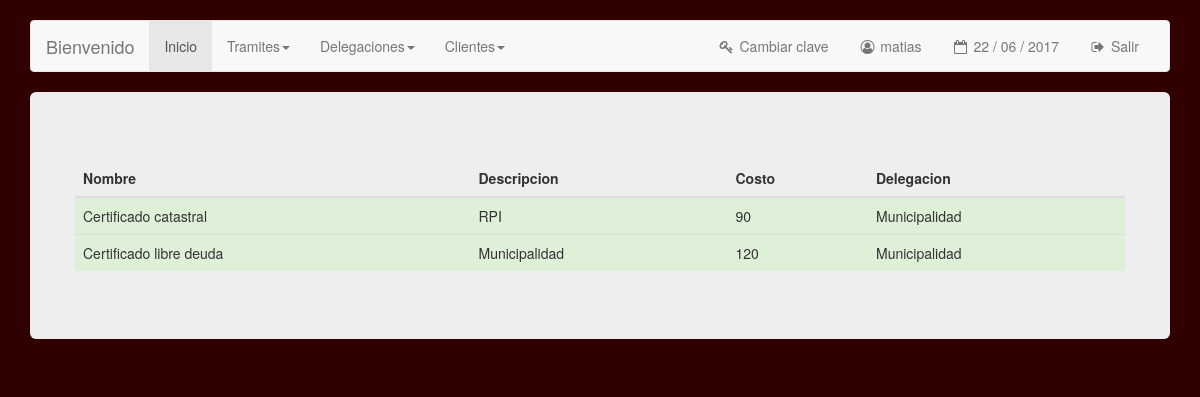
/mod_tipos_tramite/tipos_tramite.php (signed in), run on an earlier commit of the app's database.
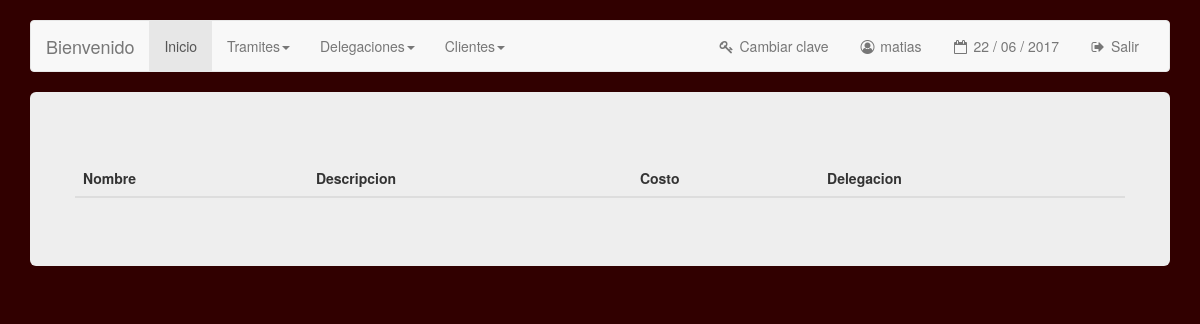
And on a later commit of the database.
### tables this page shows
CREATE TABLE `tipostramites` (
  `idTipoTramite` int(11) NOT NULL,
  `nombre` varchar(50) NOT NULL,
  `descripcion` varchar(100) NOT NULL,
  `costo` int(11) NOT NULL,
  `fkDelegacion` int(11) NOT NULL
);

CREATE TABLE `delegaciones` (
  `idDelegacion` int(11) NOT NULL,
  `nombre` varchar(50) NOT NULL,
  `ubicacion` varchar(100) DEFAULT NULL,
  `observacion` varchar(300) DEFAULT NULL
);

### mod_tipos_tramite/tipos_tramite.php (the view, shortened to what this page needs)
<?php
include('../inc/config.php');
$link = mysqli_connect ($dbhost, $dbusername, $dbuserpass);
mysqli_select_db($link,$dbname) or die('No se puede seleccionar la base de datos');
$query = mysqli_query($link,"SELECT tt.nombre as nombre,tt.descripcion,tt.costo,d.nombre as delegacion FROM tipostramites tt JOIN delegaciones d ON tt.fkDelegacion = d.idDelegacion") or die(mysqli_error($link));
?>
<!DOCTYPE html>
<html lang="en">
  <head>
		<link href="../css/bootstrap.css" rel="stylesheet">
  </head>
  <body>
    <br>
    <div class="container">
        <?php include("../inc/menu.php"); ?>
      <div class="jumbotron">
<div class="row"><h3> </h3>
              <table class="table table-hover">
                	<thead>
                    	<th> Nombre </th>
                      <th> Descripcion </th>
          						<th> Costo </th>
          						<th> Delegacion </th>
                    </thead>
                    <tbody>
                    	<?php while($lotes = mysqli_fetch_array($query)){ ?>
                        <tr class="success">
                            <td> <?php echo $lotes['nombre']; ?> </td>
                            <td> <?php echo $lotes['descripcion']; ?> </td>
	                          <td> <?php echo $lotes['costo']; ?> </td>
                            <td> <?php echo $lotes['delegacion']; ?> </td>
                        </tr>
                        <?php } ?>
                    </tbody>
				</table>
</div>
      </div>
    </div>
  </body>
</html>

What changed in the data, as far as the page shows it:
removed tipostramites: nombre "Certificado catastral", descripcion "RPI", costo "90", delegaciones.nombre "Municipalidad"
removed tipostramites: nombre "Certificado libre deuda", descripcion "Municipalidad", costo "120", delegaciones.nombre "Municipalidad"
